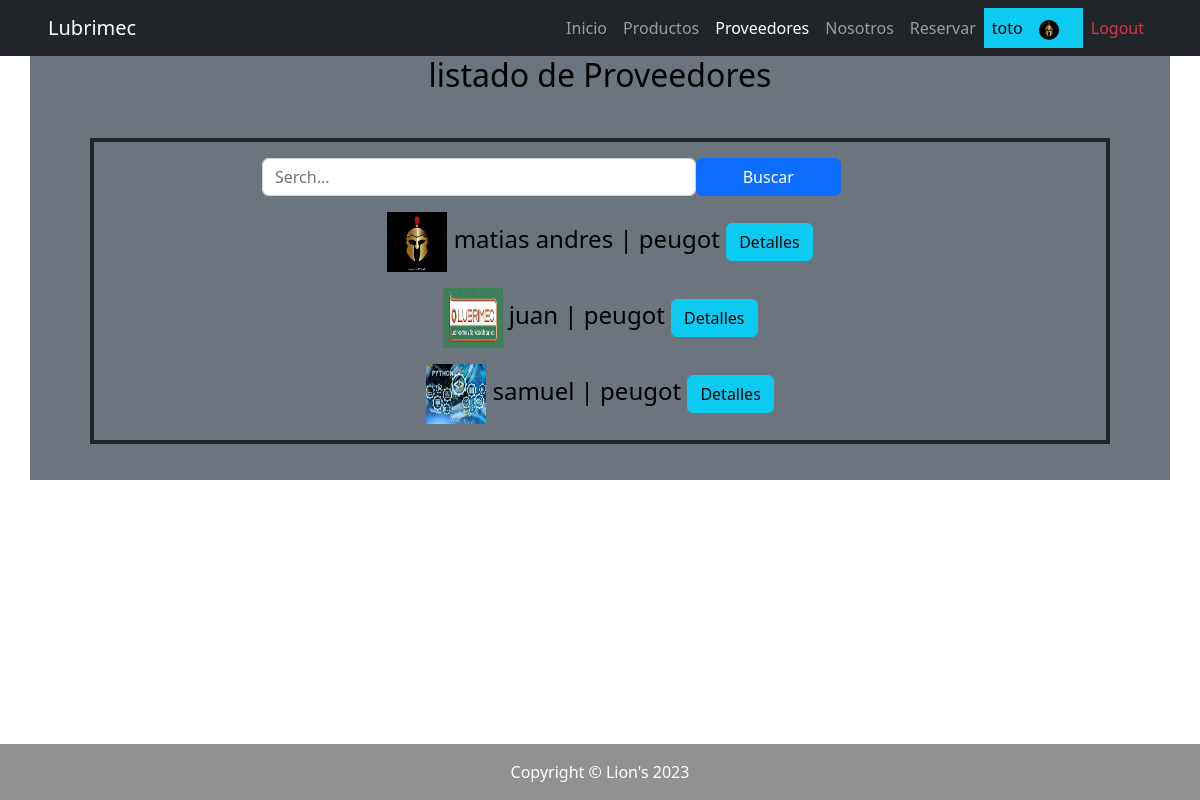
The page /proveedores/proveedores/ (signed in) on the database its author committed.
### apps/register/models.py (models this page shows)
class UserCustom(models.Model):
    user = models.OneToOneField(User, on_delete=models.CASCADE, related_name="UserCustom")
    avatar= models.ImageField(upload_to= "avatar", blank= False, null= False)

### apps/proveedores/models.py (models this page shows)
class Proveedores(models.Model):
    nombre= models.CharField(max_length=250, blank=False, null=True)
    apellidos= models.CharField(max_length=250, blank=True, null=False)
    email= models.EmailField(blank=False, null=False)
    empresa= models.CharField(max_length=250, blank=False, null=False,)
    descripcion= models.TextField(blank=True, null=True,)
    imagen= models.ImageField(upload_to= "img_producto", blank= False, null= False)
    def __str__(self) -> str:
        return f"{self.nombre} | {self.empresa}"

### apps/proveedores/views.py (the view)
# urls.py: path("proveedores/", views.VerProveedores, name= "Proveedores"),
def VerProveedores(request):
    Proveedores= models.Proveedores.objects.all()
    context= {"proveedores_list": Proveedores}
    return render(request, "proveedores/ProveedoresShow.html", context)

### apps/proveedores/templates/proveedores/ProveedoresShow.html (shortened to what this page needs)
{% extends 'home/index.html' %}
{% block CONTENIDO_INDEX %}
    <div
        {% if user.is_staff %}
            class= "container fs-4 fw-medium bg-dark text-center text-bg-primary"
        {% else %}
            class= "container fs-4 fw-medium bg-secondary text-center text-bg-info"
        {% endif %}>
        <h2>listado de Proveedores</h2>
        <br>
        <div
            {% if user.is_staff %}
                class= "border border-4 border-warning mx-5"
            {% else %}
                class= "border border-4 border-dark mx-5 "
            {% endif %}>
            {% include 'proveedores/SearchBar.html' %}
            {% if proveedores_list %}
                {% for obj in proveedores_list %}
                    <img height="60px" width="60px" src="{{ obj.imagen.url }}" alt=" ">  {{obj}}
                    {% include 'proveedores/SliderProveedores.html' with titulo="Detalles" SliderId=obj.id %}
                {% endfor %}
            {% else %}
                <p>No hay elementos disponibles</p>
            {% endif %}
        </div>
        <br>
    </div>
{% endblock CONTENIDO_INDEX %}

### apps/home/templates/home/nav_var.html (shortened to what this page needs)
{% load static %}
<nav class="navbar navbar-expand-lg navbar-dark bg-dark sticky-top">
    <div class="container px-5">
    <a class="navbar-brand " href="/">Lubrimec</a>
    </div>
    <div class="container px-5 ">
        <div class="collapse navbar-collapse" id="navbarSupportedContent">
            <ul class="navbar-nav ms-auto mb-2 mb-lg-0"> productos
                <li class="nav-item"><a class="nav-link {% if  request.path == "/"%}active{% endif %}" href="/">Inicio</a></li>
                <li class="nav-item"><a class="nav-link {% if  request.path == "/productos/productos/"%}active{% endif %}" href={% url 'apps.productos:lista_de_productos' %}  >Productos</a></li>
                <li class="nav-item"><a class="nav-link {% if  request.path == "/proveedores/proveedores/"%}active{% endif %}" href={% url 'apps.proveedores:Proveedores' %}  >Proveedores</a></li>
                {% if user.is_authenticated %}
                    {% if user.is_staff %}
                        <li class="nav-item"><a class="nav-link {% if  request.path == "/admin/"%}active{% endif %}" href="/admin/">admin</a></li>
                    {% else %}
                        <li class="nav-item"><a class="nav-link {% if  request.path == "/about/"%}active{% endif %}" href={% url 'home:about' %}>Nosotros</a></li>
                    {% endif %}
                    <li class="nav-item"><a class="nav-link {% if  request.path == "/register/reservas/"%}active{% endif %}" href={% url 'apps.register:Reservar' %} >Reservar</a></li>
                    <li class="nav-item"><a class="nav-link text-bg-info" href="/perfil/">{{user.username}}
                    {% if user.UserCustom.avatar.url %}
                        <li class="nav-item"><img class="rounded-5" src="{{user.UserCustom.avatar.url}}" style="height: 20px;" alt="tu avatar"></li>
                    {% else %}
                        <li class="nav-item"><img class="rounded-5" src='{% static 'home/img/avatar.png' %}' style="height: 20px;" alt="tu avatar"></li>
                    {% endif %}</a></li>
                    <li class="nav-item"><a class="nav-link text-danger {% if  request.path == "/logout/"%}active{% endif %}" href="/logout/">Logout</a></li>
                {% endif %}
            </ul>
        </div>
    </div>
</nav>

### apps/proveedores/templates/proveedores/SliderProveedores.html (shortened to what this page needs)
<button class="btn btn-info" type="button" data-bs-toggle="collapse" data-bs-target="#slider{{SliderId}}" aria-expanded="false" aria-controls="collapseExample">
    {{titulo}}
</button>

### rows shown on the page
Proveedores: imagen (picture), nombre+empresa "matias andres | peugot", titulo "Detalles"
Proveedores: imagen (picture), nombre+empresa "juan | peugot", titulo "Detalles"
Proveedores: imagen (picture), nombre+empresa "samuel | peugot", titulo "Detalles"

### other values the page prints
{{ user.username }} "toto"
